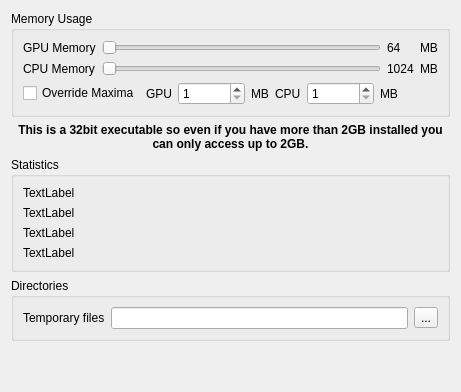
     <widget class="QWidget" name="tabMem">
      <attribute name="title">
       <string>Memory</string>
      </attribute>
      <layout class="QVBoxLayout" name="verticalLayout_2">
       <item>
        <widget class="QGroupBox" name="groupBoxMemUsage">
         <property name="title">
          <string>Memory Usage</string>
         </property>
         <layout class="QVBoxLayout" name="verticalLayout_11">
          <item>
           <widget class="QFrame" name="frame_11">
            <property name="frameShape">
             <enum>QFrame::NoFrame</enum>
            </property>
            <property name="frameShadow">
             <enum>QFrame::Raised</enum>
            </property>
            <property name="lineWidth">
             <number>0</number>
            </property>
            <layout class="QGridLayout" name="gridLayout_9">
             <property name="margin" stdset="0">
              <number>0</number>
             </property>
             <item row="0" column="0">
              <widget class="QLabel" name="label">
               <property name="sizePolicy">
                <sizepolicy hsizetype="Preferred" vsizetype="Preferred">
                 <horstretch>0</horstretch>
                 <verstretch>0</verstretch>
                </sizepolicy>
               </property>
               <property name="text">
                <string>GPU Memory</string>
               </property>
              </widget>
             </item>
             <item row="1" column="0">
              <widget class="QLabel" name="label_2">
               <property name="text">
                <string>CPU Memory</string>
               </property>
              </widget>
             </item>
             <item row="0" column="1">
              <widget class="QSlider" name="horizontalSlider_GPUMem">
               <property name="orientation">
                <enum>Qt::Horizontal</enum>
               </property>
              </widget>
             </item>
             <item row="1" column="1">
              <widget class="QSlider" name="horizontalSlider_CPUMem">
               <property name="orientation">
                <enum>Qt::Horizontal</enum>
               </property>
              </widget>
             </item>
             <item row="0" column="3">
              <widget class="QLabel" name="label_GPU_MB">
               <property name="text">
                <string>MB</string>
               </property>
              </widget>
             </item>
             <item row="0" column="2">
              <widget class="QLabel" name="label_GPUMem_Displ">
               <property name="layoutDirection">
                <enum>Qt::RightToLeft</enum>
               </property>
               <property name="text">
                <string>64</string>
               </property>
              </widget>
             </item>
             <item row="1" column="2">
              <widget class="QLabel" name="label_CPUMem_Displ">
               <property name="layoutDirection">
                <enum>Qt::RightToLeft</enum>
               </property>
               <property name="text">
                <string>1024</string>
               </property>
              </widget>
             </item>
             <item row="1" column="3">
              <widget class="QLabel" name="label_CPU_MB">
               <property name="text">
                <string>MB</string>
               </property>
              </widget>
             </item>
            </layout>
           </widget>
          </item>
          <item>
           <widget class="QFrame" name="frame_10">
            <property name="frameShape">
             <enum>QFrame::NoFrame</enum>
            </property>
            <property name="frameShadow">
             <enum>QFrame::Raised</enum>
            </property>
            <property name="lineWidth">
             <number>0</number>
            </property>
            <layout class="QHBoxLayout" name="horizontalLayout_13">
             <property name="margin" stdset="0">
              <number>0</number>
             </property>
             <item>
              <widget class="QCheckBox" name="checkBox_OverrideMax">
               <property name="text">
                <string>Override Maxima</string>
               </property>
              </widget>
             </item>
             <item>
              <widget class="QFrame" name="frame_ignoreMax">
               <property name="enabled">
                <bool>true</bool>
               </property>
               <property name="frameShape">
                <enum>QFrame::NoFrame</enum>
               </property>
               <property name="frameShadow">
                <enum>QFrame::Raised</enum>
               </property>
               <property name="lineWidth">
                <number>0</number>
               </property>
               <layout class="QHBoxLayout" name="horizontalLayout_14">
                <property name="margin" stdset="0">
                 <number>0</number>
                </property>
                <item>
                 <widget class="QLabel" name="label_GPUMax">
                  <property name="text">
                   <string>GPU</string>
                  </property>
                 </widget>
                </item>
                <item>
                 <widget class="QSpinBox" name="spinBox_GPUMax">
                  <property name="minimum">
                   <number>1</number>
                  </property>
                  <property name="maximum">
                   <number>999999</number>
                  </property>
                 </widget>
                </item>
                <item>
                 <widget class="QLabel" name="label_MB_1">
                  <property name="text">
                   <string>MB</string>
                  </property>
                 </widget>
                </item>
                <item>
                 <widget class="QLabel" name="label_CPUMax">
                  <property name="text">
                   <string>CPU</string>
                  </property>
                 </widget>
                </item>
                <item>
                 <widget class="QSpinBox" name="spinBox_CPUMax">
                  <property name="minimum">
                   <number>1</number>
                  </property>
                  <property name="maximum">
                   <number>999999</number>
                  </property>
                 </widget>
                </item>
                <item>
                 <widget class="QLabel" name="label_MB_2">
                  <property name="text">
                   <string>MB</string>
                  </property>
                 </widget>
                </item>
                <item>
                 <spacer name="horizontalSpacer">
                  <property name="orientation">
                   <enum>Qt::Horizontal</enum>
                  </property>
                  <property name="sizeHint" stdset="0">
                   <size>
                    <width>40</width>
                    <height>20</height>
                   </size>
                  </property>
                 </spacer>
                </item>
               </layout>
              </widget>
             </item>
            </layout>
           </widget>
          </item>
         </layout>
        </widget>
       </item>
       <item>
        <widget class="QLabel" name="label_Warning32Bit">
         <property name="sizePolicy">
          <sizepolicy hsizetype="Preferred" vsizetype="Preferred">
           <horstretch>1</horstretch>
           <verstretch>0</verstretch>
          </sizepolicy>
         </property>
         <property name="font">
          <font>
           <bold>true</bold>
          </font>
         </property>
         <property name="text">
          <string>This is a 32bit executable so even if you have more than 2GB installed you can only access up to 2GB.</string>
         </property>
         <property name="alignment">
          <set>Qt::AlignCenter</set>
         </property>
         <property name="wordWrap">
          <bool>true</bool>
         </property>
        </widget>
       </item>
       <item>
        <widget class="QGroupBox" name="groupBox">
         <property name="title">
          <string>Statistics</string>
         </property>
         <layout class="QVBoxLayout" name="verticalLayout_4">
          <item>
           <widget class="QLabel" name="label_CPUMem">
            <property name="text">
             <string>TextLabel</string>
            </property>
           </widget>
          </item>
          <item>
           <widget class="QLabel" name="label_GPUMem">
            <property name="text">
             <string>TextLabel</string>
            </property>
           </widget>
          </item>
          <item>
           <widget class="QLabel" name="label_NumProc">
            <property name="text">
             <string>TextLabel</string>
            </property>
           </widget>
          </item>
          <item>
           <widget class="QLabel" name="label_NumBits">
            <property name="text">
             <string>TextLabel</string>
            </property>
           </widget>
          </item>
         </layout>
        </widget>
       </item>
       <item>
        <widget class="QGroupBox" name="groupBox_11">
         <property name="title">
          <string>Directories</string>
         </property>
         <layout class="QGridLayout" name="gridLayout_7">
          <item row="0" column="1">
           <widget class="QLineEdit" name="lineEdit_TempDir">
            <property name="readOnly">
             <bool>true</bool>
            </property>
           </widget>
          </item>
          <item row="0" column="0">
           <widget class="QLabel" name="label_TempDir">
            <property name="text">
             <string>Temporary files</string>
            </property>
           </widget>
          </item>
          <item row="0" column="2">
           <widget class="QToolButton" name="toolButton_FindTempDir">
            <property name="text">
             <string>...</string>
            </property>
           </widget>
          </item>
         </layout>
        </widget>
       </item>
       <item>
        <spacer name="verticalSpacer_2">
         <property name="orientation">
          <enum>Qt::Vertical</enum>
         </property>
         <property name="sizeHint" stdset="0">
          <size>
           <width>20</width>
           <height>40</height>
          </size>
         </property>
        </spacer>
       </item>
      </layout>
     </widget>
